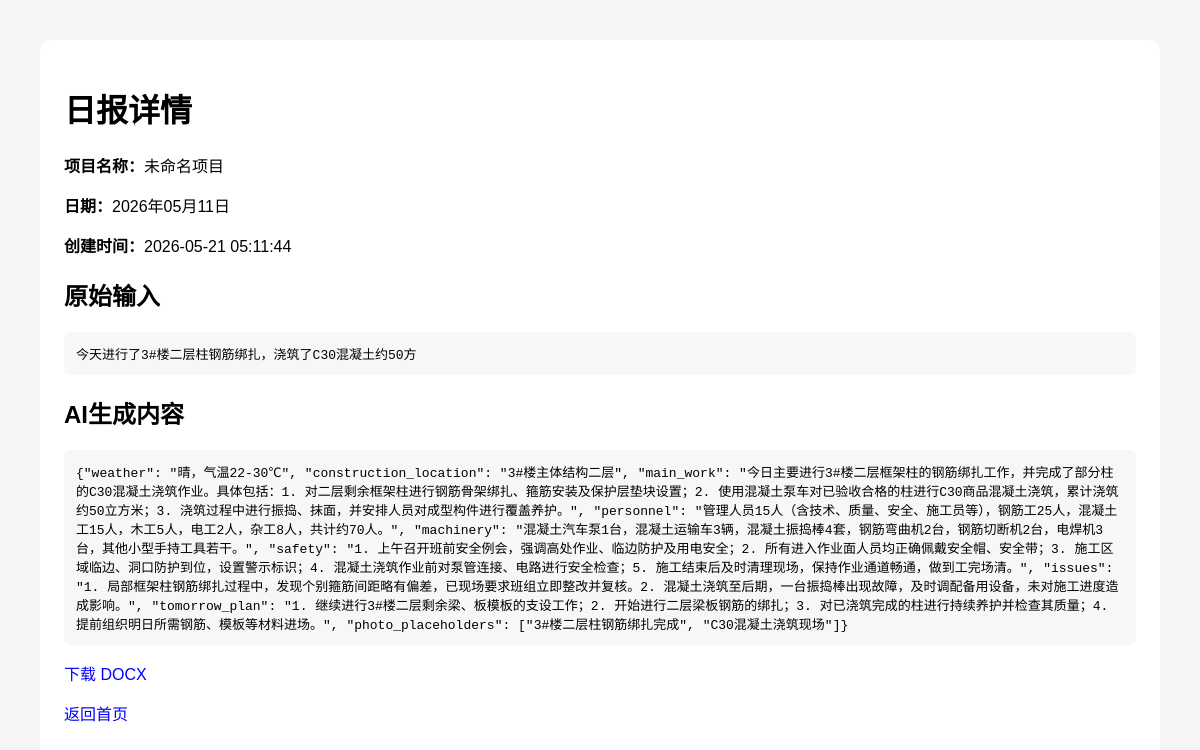
The page /report/2 on the database its author committed.
### tables this page shows
CREATE TABLE reports (
                id INTEGER PRIMARY KEY AUTOINCREMENT,
                date TEXT NOT NULL,
                project_name TEXT NOT NULL,
                original_input TEXT NOT NULL,
                ai_content TEXT NOT NULL,
                docx_path TEXT NOT NULL,
                created_at TIMESTAMP DEFAULT CURRENT_TIMESTAMP
            );

### app/web.py (the view)
@app.get("/report/{report_id}", response_class=HTMLResponse)
async def detail(request: Request, report_id: int):
    report = get_report_by_id(report_id)
    if not report:
        raise HTTPException(status_code=404, detail="日报不存在")
    return templates.TemplateResponse(
        request=request,
        name="detail.html",
        context={"report": report}
    )

### app/templates/detail.html (shortened to what this page needs)
{% extends "base.html" %}
{% block content %}
<h1>日报详情</h1>
<p><strong>项目名称：</strong>{{ report.project_name }}</p>
<p><strong>日期：</strong>{{ report.date_display }}</p>
<p><strong>创建时间：</strong>{{ report.created_at }}</p>
<h2>原始输入</h2>
<pre>{{ report.original_input }}</pre>
<h2>AI生成内容</h2>
<pre>{{ report.ai_content }}</pre>
<p>
    <a href="/download/{{ report.id }}">
        下载 DOCX
    </a>
</p>
<p>
    <a href="/">
        返回首页
    </a>
</p>
{% endblock %}

### app/templates/base.html (style rules this page uses)
body { font-family: Arial, sans-serif; margin: 40px; background: #f5f5f5; }
a { text-decoration: none; color: blue; margin-right: 10px; }
pre { white-space: pre-wrap; background: #f7f7f7; padding: 12px; border-radius: 6px; }

### rows shown on the page
reports: project_name "未命名项目", created_at "2026-05-21 05:11:44", original_input "今天进行了3#楼二层柱钢筋绑扎，浇筑了C30混凝土约50方", ai_content "{\"weather\": \"晴，气温22-30℃\", \"construction_location\": \"3#楼主体结构二层\", \"main_work\": \"今日主要进行3#楼二层框架柱的钢筋绑扎工作，并完成了部分柱的C30混凝土浇筑作业。具体包括：1. 对二层剩余框架柱进行钢筋骨架绑扎、箍筋安装及保护层垫块设置；2. 使用混凝土泵车对已验收合格的柱进行C30商品混凝土浇筑，累计浇筑约50立方米；3. 浇筑过程中进行振捣、抹面，并安排人员对成型构件进行覆盖养护。\", \"personnel\": \"管理人员15人（含技术、质量、安全、施工员等），钢筋工25人，混凝土工15人，木工5人，电工2人，杂工8人，共计约70人。\", \"machinery\": \"混凝土汽车泵1台，混凝土运输车3辆，混凝土振捣棒4套，钢筋弯曲机2台，钢筋切断机2台，电焊机3台，其他小型手持工具若干。\", \"safety\": \"1. 上午召开班前安全例会，强调高处作业、临边防护及用电安全；2. 所有进入作业面人员均正确佩戴安全帽、安全带；3. 施工区域临边、洞口防护到位，设置警示标识；4. 混凝土浇筑作业前对泵管连接、电路进行安全检查；5. 施工结束后及时清理现场，保持作业通道畅通，做到工完场清。\", \"issues\": \"1. 局部框架柱钢筋绑扎过程中，发现个别箍筋间距略有偏差，已现场要求班组立即整改并复核。2. 混凝土浇筑至后期，一台振捣棒出现故障，及时调配备用设备，未对施工进度造成影响。\", \"tomorrow_plan\": \"1. 继续进行3#楼二层剩余梁、板模板的支设工作；2.…"

### other values the page prints
{{ report.date_display }} "2026年05月11日"
